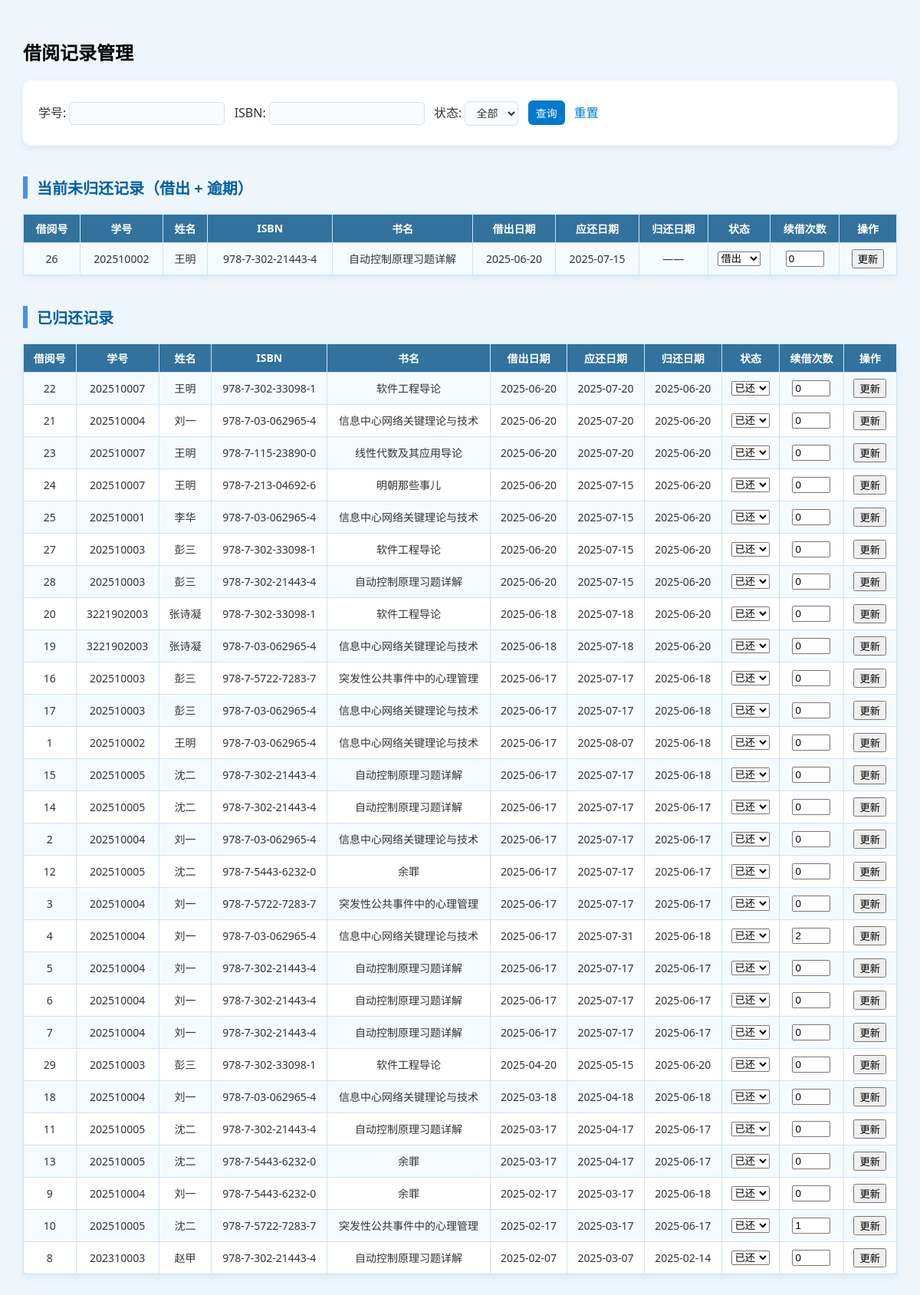
The app's page /php/admin/borrow_requests.php (signed in) with its own data.
### tables this page shows
CREATE TABLE `borrowrecord`  (
  `borrow_id` int NOT NULL AUTO_INCREMENT,
  `ISBN` varchar(20) NULL DEFAULT NULL,
  `student_id` varchar(20) NULL DEFAULT NULL,
  `borrow_date` date NOT NULL,
  `due_date` date NOT NULL,
  `return_date` date NULL DEFAULT NULL,
  `renew_count` int NULL DEFAULT 0,
  `status` enum('借出','已还','逾期') NULL DEFAULT '借出',
  PRIMARY KEY (`borrow_id`) USING BTREE,
  INDEX `ISBN`(`ISBN` ASC) USING BTREE,
  INDEX `student_id`(`student_id` ASC) USING BTREE,
  CONSTRAINT `borrowrecord_ibfk_1` FOREIGN KEY (`ISBN`) REFERENCES `book` (`ISBN`) ON DELETE RESTRICT ON UPDATE RESTRICT,
  CONSTRAINT `borrowrecord_ibfk_2` FOREIGN KEY (`student_id`) REFERENCES `student` (`student_id`) ON DELETE RESTRICT ON UPDATE RESTRICT
);

CREATE TABLE `student`  (
  `student_id` varchar(20) NOT NULL,
  `name` varchar(20) NOT NULL,
  `gender` enum('男','女') NULL DEFAULT NULL,
  `department` varchar(50) NULL DEFAULT NULL,
  `major` varchar(50) NULL DEFAULT NULL,
  `grade` varchar(10) NULL DEFAULT NULL,
  `class` varchar(20) NULL DEFAULT NULL,
  `contact` varchar(20) NULL DEFAULT NULL,
  `email` varchar(50) NULL DEFAULT NULL,
  `status` enum('正常','冻结','挂失') NULL DEFAULT '正常',
  `max_borrow` int NULL DEFAULT 5,
  `current_borrow` int NULL DEFAULT 0,
  `password` varchar(64) NOT NULL,
  PRIMARY KEY (`student_id`) USING BTREE
);

CREATE TABLE `book`  (
  `ISBN` varchar(20) NOT NULL,
  `title` varchar(100) NOT NULL,
  `author` varchar(50) NULL DEFAULT NULL,
  `publisher` varchar(50) NULL DEFAULT NULL,
  `publish_date` year NULL DEFAULT NULL,
  `price` decimal(10, 2) NULL DEFAULT NULL,
  `category` varchar(20) NULL DEFAULT NULL,
  `location` varchar(50) NULL DEFAULT NULL,
  `total_copies` int NULL DEFAULT 0,
  `available_copies` int NULL DEFAULT 0,
  `status` enum('在架','借出','遗失','下架') NULL DEFAULT '在架',
  `description` text NULL,
  `cover_image` varchar(255) NULL DEFAULT NULL,
  PRIMARY KEY (`ISBN`) USING BTREE
);

### php/admin/borrow_requests.php (the view, shortened to what this page needs)
<?php
require_once '../db_connect.php';
$student_id = $_GET['student_id'] ?? '';
$isbn = $_GET['isbn'] ?? '';
$sql = "SELECT b.*, s.name AS student_name, bk.title AS book_title
        FROM borrowrecord b
        JOIN student s ON b.student_id = s.student_id
        JOIN book bk ON b.ISBN = bk.ISBN
        WHERE 1=1";
$sql .= " ORDER BY borrow_date DESC";
$stmt = $conn->prepare($sql);
$stmt->execute();
$result = $stmt->get_result();
$not_returned = [];
$returned = [];
while ($row = $result->fetch_assoc()) {
    if ($row['status'] === '已还') {
        $returned[] = $row;
    } else {
        $not_returned[] = $row;
    }
}
?>
<!DOCTYPE html>
<html lang="zh-CN">
<head>
    <link rel="stylesheet" href="../../css/manage_books.css">
</head>
<body>
    <h2>借阅记录管理</h2>
    <form method="get">
        学号: <input type="text" name="student_id" value="<?= htmlspecialchars($student_id) ?>">
        ISBN: <input type="text" name="isbn" value="<?= htmlspecialchars($isbn) ?>">
        状态:
        <select name="status">
            <option value="">全部</option>
        </select>
        <button type="submit">查询</button>
        <a href="borrow_requests.php">重置</a>
    </form>
    <h3>当前未归还记录（借出 + 逾期）</h3>
    <table border="1" cellpadding="6">
        <tr>
            <th>借阅号</th><th>学号</th><th>姓名</th><th>ISBN</th><th>书名</th>
            <th>借出日期</th><th>应还日期</th><th>归还日期</th><th>状态</th><th>续借次数</th><th>操作</th>
        </tr>
        <?php foreach ($not_returned as $row): ?>
        <tr>
            <form method="post">
                <td><?= $row['borrow_id'] ?></td>
                <td><?= htmlspecialchars($row['student_id']) ?></td>
                <td><?= htmlspecialchars($row['student_name']) ?></td>
                <td><?= htmlspecialchars($row['ISBN']) ?></td>
                <td><?= htmlspecialchars($row['book_title']) ?></td>
                <td><?= $row['borrow_date'] ?></td>
                <td><?= $row['due_date'] ?></td>
                <td><?= $row['return_date'] ?: '——' ?></td>
                <td>
                    <select name="status">
                        <option value="借出" <?= $row['status'] === '借出' ? 'selected' : '' ?>>借出</option>
                    </select>
                </td>
                <td><input type="number" name="renew_count" value="<?= $row['renew_count'] ?>" min="0" style="width: 50px;"></td>
                <td><button type="submit">更新</button></td>
            </form>
        </tr>
        <?php endforeach; ?>
    </table>
    <h3 style="margin-top: 40px;">已归还记录</h3>
    <table border="1" cellpadding="6">
        <tr>
            <th>借阅号</th><th>学号</th><th>姓名</th><th>ISBN</th><th>书名</th>
            <th>借出日期</th><th>应还日期</th><th>归还日期</th><th>状态</th><th>续借次数</th><th>操作</th>
        </tr>
        <?php foreach ($returned as $row): ?>
        <tr>
            <form method="post">
                <td><?= $row['borrow_id'] ?></td>
                <td><?= htmlspecialchars($row['student_id']) ?></td>
                <td><?= htmlspecialchars($row['student_name']) ?></td>
                <td><?= htmlspecialchars($row['ISBN']) ?></td>
                <td><?= htmlspecialchars($row['book_title']) ?></td>
                <td><?= $row['borrow_date'] ?></td>
                <td><?= $row['due_date'] ?></td>
                <td><?= $row['return_date'] ?: '——' ?></td>
                <td>
                    <select name="status">
                        <option value="已还" <?= $row['status'] === '已还' ? 'selected' : '' ?>>已还</option>
                    </select>
                </td>
                <td><input type="number" name="renew_count" value="<?= $row['renew_count'] ?>" min="0" style="width: 50px;"></td>
                <td><button type="submit">更新</button></td>
            </form>
        </tr>
        <?php endforeach; ?>
    </table>
</body>
</html>

### css/manage_books.css (style rules this page uses)
body { font-family: "Segoe UI", "Microsoft YaHei", sans-serif; background-color: #eef6fc; margin: 0; padding: 30px; color: #333; }
h2 { color: #000000; margin-bottom: 20px; }
h3 { color: #005fa3; margin-top: 40px; border-left: 6px solid #4a90e2; padding-left: 12px; font-size: 20px; }
form, table { margin-top: 15px; background-color: #ffffff; padding: 20px; border-radius: 10px; box-shadow: 0 3px 10px rgba(0, 122, 204, 0.1); }
form input, form select, form textarea, form button { font-size: 14px; padding: 6px 10px; margin: 6px 8px 6px 0; border: 1px solid #cce4f7; border-radius: 6px; background-color: #f9fbfd; color: #333; }
form button { background-color: #007acc; color: #fff; border: none; cursor: pointer; transition: background-color 0.2s; }
a { color: #007acc; text-decoration: none; }
table { border-collapse: collapse; width: 100%; font-size: 14px; }
table th, table td { border: 1px solid #cce4f7; padding: 8px 12px; text-align: center; }
table th { background-color: #32729c; color: white; }
table tr:nth-child(even) { background-color: #f5faff; }
table input, table select { width: 100%; box-sizing: border-box; }

### records on screen
borrowrecord: borrow_id "26", student "202510002", student.name "王明", ISBN "978-7-302-21443-4", ISBN.title "自动控制原理习题详解", borrow_date "2025-06-20", due_date "2025-07-15", return_date "——", status "借出", renew_count "0"
borrowrecord: borrow_id "22", student "202510007", student.name "王明", ISBN "978-7-302-33098-1", ISBN.title "软件工程导论", borrow_date "2025-06-20", due_date "2025-07-20", return_date "2025-06-20", status "已还", renew_count "0"
borrowrecord: borrow_id "21", student "202510004", student.name "刘一", ISBN "978-7-03-062965-4", ISBN.title "信息中心网络关键理论与技术", borrow_date "2025-06-20", due_date "2025-07-20", return_date "2025-06-20", status "已还", renew_count "0"
borrowrecord: borrow_id "23", student "202510007", student.name "王明", ISBN "978-7-115-23890-0", ISBN.title "线性代数及其应用导论", borrow_date "2025-06-20", due_date "2025-07-20", return_date "2025-06-20", status "已还", renew_count "0"
borrowrecord: borrow_id "24", student "202510007", student.name "王明", ISBN "978-7-213-04692-6", ISBN.title "明朝那些事儿", borrow_date "2025-06-20", due_date "2025-07-15", return_date "2025-06-20", status "已还", renew_count "0"
borrowrecord: borrow_id "25", student "202510001", student.name "李华", ISBN "978-7-03-062965-4", ISBN.title "信息中心网络关键理论与技术", borrow_date "2025-06-20", due_date "2025-07-15", return_date "2025-06-20", status "已还", renew_count "0"
borrowrecord: borrow_id "27", student "202510003", student.name "彭三", ISBN "978-7-302-33098-1", ISBN.title "软件工程导论", borrow_date "2025-06-20", due_date "2025-07-15", return_date "2025-06-20", status "已还", renew_count "0"
borrowrecord: borrow_id "28", student "202510003", student.name "彭三", ISBN "978-7-302-21443-4", ISBN.title "自动控制原理习题详解", borrow_date "2025-06-20", due_date "2025-07-15", return_date "2025-06-20", status "已还", renew_count "0"
borrowrecord: borrow_id "20", student "3221902003", student.name "张诗凝", ISBN "978-7-302-33098-1", ISBN.title "软件工程导论", borrow_date "2025-06-18", due_date "2025-07-18", return_date "2025-06-20", status "已还", renew_count "0"
borrowrecord: borrow_id "19", student "3221902003", student.name "张诗凝", ISBN "978-7-03-062965-4", ISBN.title "信息中心网络关键理论与技术", borrow_date "2025-06-18", due_date "2025-07-18", return_date "2025-06-20", status "已还", renew_count "0"
borrowrecord: borrow_id "16", student "202510003", student.name "彭三", ISBN "978-7-5722-7283-7", ISBN.title "突发性公共事件中的心理管理", borrow_date "2025-06-17", due_date "2025-07-17", return_date "2025-06-18", status "已还", renew_count "0"
borrowrecord: borrow_id "17", student "202510003", student.name "彭三", ISBN "978-7-03-062965-4", ISBN.title "信息中心网络关键理论与技术", borrow_date "2025-06-17", due_date "2025-07-17", return_date "2025-06-18", status "已还", renew_count "0"
borrowrecord: borrow_id "1", student "202510002", student.name "王明", ISBN "978-7-03-062965-4", ISBN.title "信息中心网络关键理论与技术", borrow_date "2025-06-17", due_date "2025-08-07", return_date "2025-06-18", status "已还", renew_count "0"
borrowrecord: borrow_id "15", student "202510005", student.name "沈二", ISBN "978-7-302-21443-4", ISBN.title "自动控制原理习题详解", borrow_date "2025-06-17", due_date "2025-07-17", return_date "2025-06-18", status "已还", renew_count "0"
borrowrecord: borrow_id "14", student "202510005", student.name "沈二", ISBN "978-7-302-21443-4", ISBN.title "自动控制原理习题详解", borrow_date "2025-06-17", due_date "2025-07-17", return_date "2025-06-17", status "已还", renew_count "0"
borrowrecord: borrow_id "2", student "202510004", student.name "刘一", ISBN "978-7-03-062965-4", ISBN.title "信息中心网络关键理论与技术", borrow_date "2025-06-17", due_date "2025-07-17", return_date "2025-06-17", status "已还", renew_count "0"
borrowrecord: borrow_id "12", student "202510005", student.name "沈二", ISBN "978-7-5443-6232-0", ISBN.title "余罪", borrow_date "2025-06-17", due_date "2025-07-17", return_date "2025-06-17", status "已还", renew_count "0"
borrowrecord: borrow_id "3", student "202510004", student.name "刘一", ISBN "978-7-5722-7283-7", ISBN.title "突发性公共事件中的心理管理", borrow_date "2025-06-17", due_date "2025-07-17", return_date "2025-06-17", status "已还", renew_count "0"
borrowrecord: borrow_id "4", student "202510004", student.name "刘一", ISBN "978-7-03-062965-4", ISBN.title "信息中心网络关键理论与技术", borrow_date "2025-06-17", due_date "2025-07-31", return_date "2025-06-18", status "已还", renew_count "2"
borrowrecord: borrow_id "5", student "202510004", student.name "刘一", ISBN "978-7-302-21443-4", ISBN.title "自动控制原理习题详解", borrow_date "2025-06-17", due_date "2025-07-17", return_date "2025-06-17", status "已还", renew_count "0"
borrowrecord: borrow_id "6", student "202510004", student.name "刘一", ISBN "978-7-302-21443-4", ISBN.title "自动控制原理习题详解", borrow_date "2025-06-17", due_date "2025-07-17", return_date "2025-06-17", status "已还", renew_count "0"
borrowrecord: borrow_id "7", student "202510004", student.name "刘一", ISBN "978-7-302-21443-4", ISBN.title "自动控制原理习题详解", borrow_date "2025-06-17", due_date "2025-07-17", return_date "2025-06-17", status "已还", renew_count "0"
borrowrecord: borrow_id "29", student "202510003", student.name "彭三", ISBN "978-7-302-33098-1", ISBN.title "软件工程导论", borrow_date "2025-04-20", due_date "2025-05-15", return_date "2025-06-20", status "已还", renew_count "0"
borrowrecord: borrow_id "18", student "202510004", student.name "刘一", ISBN "978-7-03-062965-4", ISBN.title "信息中心网络关键理论与技术", borrow_date "2025-03-18", due_date "2025-04-18", return_date "2025-06-18", status "已还", renew_count "0"
borrowrecord: borrow_id "11", student "202510005", student.name "沈二", ISBN "978-7-302-21443-4", ISBN.title "自动控制原理习题详解", borrow_date "2025-03-17", due_date "2025-04-17", return_date "2025-06-17", status "已还", renew_count "0"
borrowrecord: borrow_id "13", student "202510005", student.name "沈二", ISBN "978-7-5443-6232-0", ISBN.title "余罪", borrow_date "2025-03-17", due_date "2025-04-17", return_date "2025-06-17", status "已还", renew_count "0"
borrowrecord: borrow_id "9", student "202510004", student.name "刘一", ISBN "978-7-5443-6232-0", ISBN.title "余罪", borrow_date "2025-02-17", due_date "2025-03-17", return_date "2025-06-18", status "已还", renew_count "0"
borrowrecord: borrow_id "10", student "202510005", student.name "沈二", ISBN "978-7-5722-7283-7", ISBN.title "突发性公共事件中的心理管理", borrow_date "2025-02-17", due_date "2025-03-17", return_date "2025-06-17", status "已还", renew_count "1"
borrowrecord: borrow_id "8", student "202310003", student.name "赵甲", ISBN "978-7-302-21443-4", ISBN.title "自动控制原理习题详解", borrow_date "2025-02-07", due_date "2025-03-07", return_date "2025-02-14", status "已还", renew_count "0"
